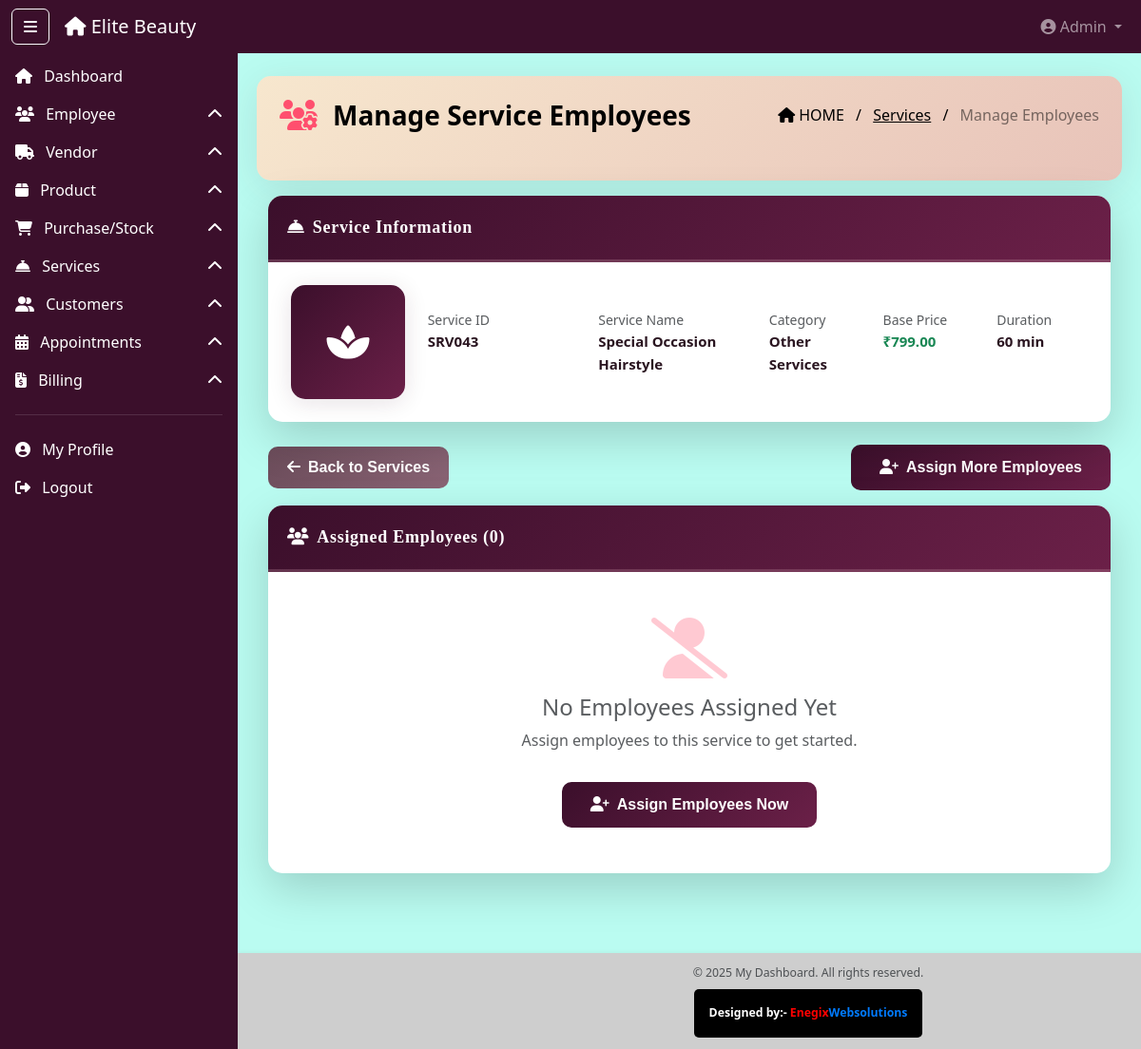
The app's page /admin-panel/services/43/manage-employees/ (signed in) with its own data.
### dashboard_app/models.py (models this page shows, shortened)
class Service(models.Model):
    CATEGORY_CHOICES = (
        ('hair_service', 'Hair Services'),
        ('beauty_service', 'Beauty & Skin Care Services'),
        ('makeup_service', 'Makeup Services'),
        ('spa_service', 'Spa & Massage Services'),
        ('nail_service', 'Nail Care Services'),
        ('bridal_service', 'Bridal Packages'),
        ('other', 'Other Services'),
    )
    service_id = models.CharField(max_length=10, unique=True, editable=False)
    service_name = models.CharField(max_length=200)
    category = models.CharField(max_length=20, choices=CATEGORY_CHOICES)
    description = models.TextField()
    duration_minutes = models.IntegerField()
    base_price = models.DecimalField(max_digits=10, decimal_places=2)
    service_image = models.ImageField(upload_to='service_images/', blank=True, null=True)
    display_on_website = models.BooleanField(default=True)
    is_active = models.BooleanField(default=True)
    created_at = models.DateTimeField(auto_now_add=True)
    updated_at = models.DateTimeField(auto_now=True)
    class Meta:
        ordering = ['category', 'service_name']

### dashboard_app/views.py (the view, shortened to what this page needs)
    def wrapper(request, *args, **kwargs):
        user_id   = request.session.get('user_id')
        user_type = request.session.get('user_type')
        return view_func(request, *args, **kwargs)

### dashboard_app/context_processors.py (called while the page is built)
def user_context(request):
    return {
        'session_user_name': request.session.get('full_name', ''),
        'session_user_role': request.session.get('role', ''),
        'session_user_email': request.session.get('email', ''),
        'session_user_type': request.session.get('user_type', ''),
        'is_logged_in': 'user_id' in request.session,
    }

### dashboard_app/views.py (called while the page is built, shortened)
def check_blocked_user(view_func):
    def wrapper(request, *args, **kwargs):
        user_id   = request.session.get('user_id')
        user_type = request.session.get('user_type')
        return view_func(request, *args, **kwargs)
    return wrapper

@check_blocked_user
@login_required
@role_required(['super_admin'])
def manage_service_employees(request, service_id):
    service = get_object_or_404(Service, id=service_id)
    return render(request, "service/manage_service_employees.html", {
        'service': service,
        'service_employees': ServiceEmployee.objects.filter(service=service).select_related('employee').order_by('-expertise_level', 'employee__full_name'),
    })

### dashboard_app/templates/service/manage_service_employees.html (shortened to what this page needs)
{% extends "base2.html" %}
{% load static %}
{% block content %}
<div class="ribbon-header d-flex justify-content-between align-items-center px-4 pb-5 mb-3" style="color: black">
  <div class="d-flex align-items-center">
    <i class="fas fa-users-cog me-3 fs-2" style="color: #ff4f6e;"></i>
    <div class="fw-bold fs-3">Manage Service Employees</div>
  </div>
  <div class="breadcrumb-text text-end">
    <span class="text-black"><i class="fas fa-home me-1"></i>HOME</span>
    <span class="mx-2 text-black">/</span>
    <a href="{% url 'service_list' %}" class="text-black">Services</a>
    <span class="mx-2 text-black">/</span>
    <span class="text-black-50">Manage Employees</span>
  </div>
</div>
<div class="container-fluid mt-2">
  <div class="card shadow-lg mb-4 modern-card">
    <div class="card-header table-title-bar fw-bold text-white">
      <i class="fas fa-concierge-bell me-2"></i>Service Information
    </div>
    <div class="card-body p-4">
      <div class="row align-items-center">
        <div class="col-md-2 text-center">
          {% if service.service_image %}
          <img src="{{ service.service_image.url }}" alt="{{ service.service_name }}" class="service-detail-image">
          {% else %}
          <div class="service-detail-placeholder">
            <i class="fas fa-spa"></i>
          </div>
          {% endif %}
        </div>
        <div class="col-md-10">
          <div class="row">
            <div class="col-md-3">
              <div class="info-box-small">
                <small class="text-muted d-block">Service ID</small>
                <strong class="info-value">{{ service.service_id }}</strong>
              </div>
            </div>
            <div class="col-md-3">
              <div class="info-box-small">
                <small class="text-muted d-block">Service Name</small>
                <strong class="info-value">{{ service.service_name }}</strong>
              </div>
            </div>
            <div class="col-md-2">
              <div class="info-box-small">
                <small class="text-muted d-block">Category</small>
                <strong class="info-value">{{ service.get_category_display }}</strong>
              </div>
            </div>
            <div class="col-md-2">
              <div class="info-box-small">
                <small class="text-muted d-block">Base Price</small>
                <strong class="info-value text-success">₹{{ service.base_price }}</strong>
              </div>
            </div>
            <div class="col-md-2">
              <div class="info-box-small">
                <small class="text-muted d-block">Duration</small>
                <strong class="info-value">{{ service.duration_minutes }} min</strong>
              </div>
            </div>
          </div>
        </div>
      </div>
    </div>
  </div>
  <div class="mb-3 d-flex justify-content-between align-items-center">
    <a href="{% url 'service_list' %}" class="btn btn-secondary btn-action">
      <i class="fas fa-arrow-left me-2"></i>Back to Services
    </a>
    <a href="{% url 'assign_service_to_employee' service.id %}" class="btn btn-success btn-action-lg">
      <i class="fas fa-user-plus me-2"></i>Assign More Employees
    </a>
  </div>
  <div class="card shadow-lg mb-4 modern-card">
    <div class="card-header table-title-bar fw-bold text-white">
      <i class="fas fa-users me-2"></i>Assigned Employees ({{ service_employees.count }})
    </div>
    {% if service_employees %}
    <div class="card-body p-0">
      <div class="table-responsive">
        <table class="table table-hover mb-0 modern-table">
          <thead class="table-header">
            <tr>
              <th>Employee</th>
              <th>Role</th>
              <th>Expertise Level</th>
              <th>Price</th>
              <th>Availability</th>
              <th>Assigned On</th>
              <th class="text-center">Actions</th>
            </tr>
          </thead>
          <tbody>
            {% for se in service_employees %}
            <tr>
              <td>
                <div class="d-flex align-items-center">
                  {% if se.employee.profile_pic %}
                  <img src="{{ se.employee.profile_pic.url }}" alt="{{ se.employee.full_name }}" class="employee-avatar">
                  {% else %}
                  <div class="employee-avatar-placeholder">
                    <i class="fas fa-user"></i>
                  </div>
                  {% endif %}
                  <div class="ms-3">
                    <strong class="d-block">{{ se.employee.full_name }}</strong>
                    <small class="text-muted">{{ se.employee.employee_id }}</small>
                  </div>
                </div>
              </td>
              <td>
                <span class="badge-category">{{ se.employee.get_role_display }}</span>
              </td>
              <td>
                <span class="badge-expertise badge-{{ se.expertise_level }}">
                  <i class="fas fa-star me-1"></i>{{ se.get_expertise_level_display }}
                </span>
              </td>
              <td>
                {% if se.custom_price %}
                <strong class="text-success">₹{{ se.custom_price }}</strong>
                <small class="d-block text-muted">(Custom Price)</small>
                {% else %}
                <strong class="text-primary">₹{{ se.service.base_price }}</strong>
                <small class="d-block text-muted">(Base Price)</small>
                {% endif %}
              </td>
              <td>
                {% if se.is_available %}
                <span class="badge-status-active">
                  <i class="fas fa-check-circle me-1"></i>Available
                </span>
                {% else %}
                <span class="badge-status-inactive">
                  <i class="fas fa-times-circle me-1"></i>Unavailable
                </span>
                {% endif %}
              </td>
              <td>
                <small class="text-muted">{{ se.created_at|date:"d M, Y" }}</small>
              </td>
              <td>
                <div class="btn-group-modern" role="group">
                  <a href="{% url 'toggle_service_employee_availability' se.id %}"
                     class="btn-action-modern btn-warning"
                     title="Toggle Availability">
                    <i class="fas fa-toggle-on"></i>
                  </a>
                  <a href="{% url 'remove_employee_from_service' se.id %}"
                     class="btn-action-modern btn-danger"
                     onclick="return confirm('Remove {{ se.employee.full_name }} from this service?')"
                     title="Remove">
                    <i class="fas fa-trash"></i>
                  </a>
                </div>
              </td>
            </tr>
            {% endfor %}
          </tbody>
        </table>
      </div>
    </div>
    {% else %}
    <div class="card-body p-5 text-center">
      <i class="fas fa-user-slash fa-4x mb-3" style="color: #ff4f6e; opacity: 0.3;"></i>
      <h4 class="text-muted">No Employees Assigned Yet</h4>
      <p class="text-muted">Assign employees to this service to get started.</p>
      <a href="{% url 'assign_service_to_employee' service.id %}" class="btn btn-primary btn-action-lg mt-3">
        <i class="fas fa-user-plus me-2"></i>Assign Employees Now
      </a>
    </div>
    {% endif %}
  </div>
</div>
{% endblock %}

### dashboard_app/static/css/style.css (style rules this page uses)
body { min-height: 100vh; background-color: #f8f9fa; transition: margin-left 0.3s ease; display: flex; flex-direction: column; }
html, body { overflow-x: hidden; width: 100%; }
.table-title-bar { background-color:#3b0f2b; }

### dashboard_app/templates/service/manage_service_employees.html (style rules this page uses)
:root { --plum: #3b0f2b; --plum-dark: #260a1d; --rose-gold: #c48b9f; --champagne: #f7e7ce; --blush: #e8c3b9; --bg-warm: #faf6f2; --white: #ffffff; --text-dark: #2a1520; --text-mid: #6b4c5a; --font-sans: 'Jost', sans-serif; --font-deco: 'Cinzel', serif; --transition: all 0.45s cubic-bezier(0.4, 0, 0.2, 1); --shadow-soft: 0 8px 40px rgba(59,15,43,0.10); --shadow-card: 0 4px 24px rgba(59,15,43,0.12); }
.modern-card { border-radius: 15px; border: none; overflow: hidden; box-shadow: var(--shadow-card); }
.card-header.table-title-bar { background: linear-gradient(135deg, var(--plum) 0%, #6b2048 100%); padding: 20px; font-size: 18px; border-bottom: 3px solid rgba(196, 139, 159, 0.3); font-family: var(--font-deco); letter-spacing: 0.04em; }
.service-detail-placeholder { width: 120px; height: 120px; border-radius: 15px; background: linear-gradient(135deg, var(--plum) 0%, #6b2048 100%); display: flex; align-items: center; justify-content: center; color: var(--white); font-size: 40px; box-shadow: var(--shadow-card); }
.info-box-small { padding: 10px 0; }
.info-value { font-size: 15px; color: var(--text-dark); }
.btn-action { padding: 10px 20px; border-radius: 10px; font-weight: 600; transition: var(--transition); font-family: var(--font-sans); }
.btn-action-lg { padding: 12px 30px; border-radius: 10px; font-weight: 600; transition: var(--transition); font-family: var(--font-sans); }
.btn-primary { background: linear-gradient(135deg, var(--plum) 0%, #6b2048 100%); border: none; color: var(--white); }
.btn-success { background: linear-gradient(135deg, var(--plum) 0%, #6b2048 100%); border: none; color: var(--white); }
.btn-secondary { background: linear-gradient(135deg, var(--text-mid) 0%, #8a6475 100%); border: none; color: var(--white); }
.ribbon-header { background: linear-gradient(135deg, var(--champagne) 0%, var(--blush) 100%); border-radius: 15px; padding: 20px; margin-bottom: 20px; box-shadow: var(--shadow-soft); }

### records on screen
Service: service_id "SRV043", service_name "Special Occasion Hairstyle", category "Other Services", base_price "799.00", duration_minutes "60"

### other values on screen
{{ service_employees.count }} "0"
